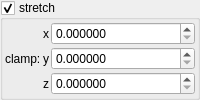
    <widget class="MyGroupBox" name="groupCheck_transf_function_enabledF_false">
     <property name="title">
      <string>stretch&amp;</string>
     </property>
     <property name="checkable">
      <bool>true</bool>
     </property>
     <layout class="QVBoxLayout" name="verticalLayout_16" stretch="0">
      <property name="spacing">
       <number>2</number>
      </property>
      <property name="leftMargin">
       <number>2</number>
      </property>
      <property name="topMargin">
       <number>2</number>
      </property>
      <property name="rightMargin">
       <number>2</number>
      </property>
      <property name="bottomMargin">
       <number>2</number>
      </property>
      <item>
       <layout class="QGridLayout" name="gridLayout_33" columnstretch="0,0,1">
        <property name="spacing">
         <number>2</number>
        </property>
        <item row="1" column="2">
         <widget class="MyDoubleSpinBox" name="spinbox3_transf_offsetF_000_y">
          <property name="sizePolicy">
           <sizepolicy hsizetype="Minimum" vsizetype="Maximum">
            <horstretch>0</horstretch>
            <verstretch>0</verstretch>
           </sizepolicy>
          </property>
          <property name="prefix">
           <string/>
          </property>
          <property name="suffix">
           <string/>
          </property>
          <property name="decimals">
           <number>6</number>
          </property>
          <property name="minimum">
           <double>0.000000000000000</double>
          </property>
          <property name="maximum">
           <double>99.989999999999995</double>
          </property>
          <property name="singleStep">
           <double>0.100000000000000</double>
          </property>
         </widget>
        </item>
        <item row="1" column="0">
         <widget class="QLabel" name="label_11">
          <property name="text">
           <string>clamp:</string>
          </property>
         </widget>
        </item>
        <item row="0" column="2">
         <widget class="MyDoubleSpinBox" name="spinbox3_transf_offsetF_000_x">
          <property name="sizePolicy">
           <sizepolicy hsizetype="Minimum" vsizetype="Maximum">
            <horstretch>0</horstretch>
            <verstretch>0</verstretch>
           </sizepolicy>
          </property>
          <property name="prefix">
           <string/>
          </property>
          <property name="suffix">
           <string/>
          </property>
          <property name="decimals">
           <number>6</number>
          </property>
          <property name="minimum">
           <double>0.000000000000000</double>
          </property>
          <property name="maximum">
           <double>99.989999999999995</double>
          </property>
          <property name="singleStep">
           <double>0.100000000000000</double>
          </property>
         </widget>
        </item>
        <item row="0" column="1">
         <widget class="QLabel" name="label_130">
          <property name="sizePolicy">
           <sizepolicy hsizetype="Preferred" vsizetype="Preferred">
            <horstretch>0</horstretch>
            <verstretch>0</verstretch>
           </sizepolicy>
          </property>
          <property name="text">
           <string notr="true">x</string>
          </property>
          <property name="alignment">
           <set>Qt::AlignRight|Qt::AlignTrailing|Qt::AlignVCenter</set>
          </property>
         </widget>
        </item>
        <item row="1" column="1">
         <widget class="QLabel" name="label_125">
          <property name="sizePolicy">
           <sizepolicy hsizetype="Preferred" vsizetype="Preferred">
            <horstretch>0</horstretch>
            <verstretch>0</verstretch>
           </sizepolicy>
          </property>
          <property name="text">
           <string notr="true">y</string>
          </property>
          <property name="alignment">
           <set>Qt::AlignRight|Qt::AlignTrailing|Qt::AlignVCenter</set>
          </property>
         </widget>
        </item>
        <item row="2" column="1">
         <widget class="QLabel" name="label_128">
          <property name="sizePolicy">
           <sizepolicy hsizetype="Preferred" vsizetype="Preferred">
            <horstretch>0</horstretch>
            <verstretch>0</verstretch>
           </sizepolicy>
          </property>
          <property name="text">
           <string notr="true">z</string>
          </property>
          <property name="alignment">
           <set>Qt::AlignRight|Qt::AlignTrailing|Qt::AlignVCenter</set>
          </property>
         </widget>
        </item>
        <item row="2" column="2">
         <widget class="MyDoubleSpinBox" name="spinbox3_transf_offsetF_000_z">
          <property name="sizePolicy">
           <sizepolicy hsizetype="Minimum" vsizetype="Maximum">
            <horstretch>0</horstretch>
            <verstretch>0</verstretch>
           </sizepolicy>
          </property>
          <property name="prefix">
           <string/>
          </property>
          <property name="suffix">
           <string/>
          </property>
          <property name="decimals">
           <number>6</number>
          </property>
          <property name="minimum">
           <double>0.000000000000000</double>
          </property>
          <property name="maximum">
           <double>99.989999999999995</double>
          </property>
          <property name="singleStep">
           <double>0.100000000000000</double>
          </property>
         </widget>
        </item>
       </layout>
      </item>
     </layout>
    </widget>
